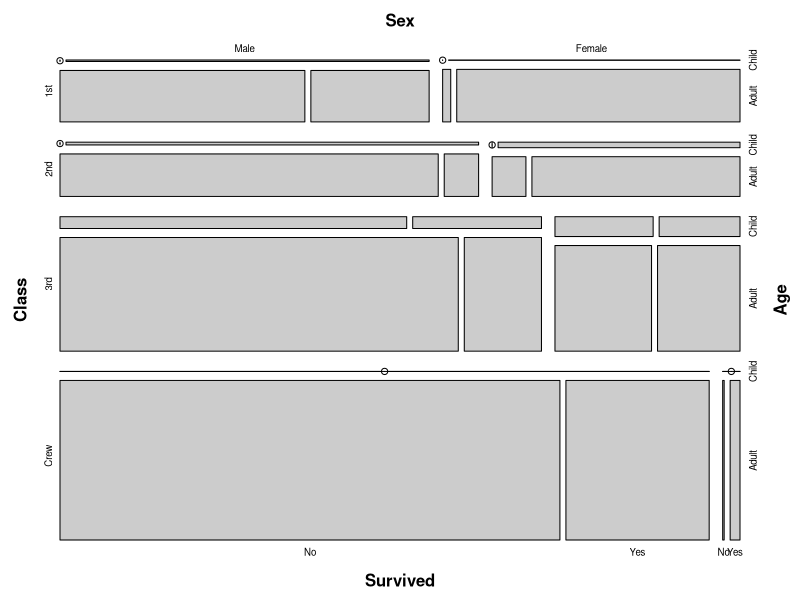

The R source for this figure:
## ---- chunk 1

## ---- chunk 2
knitr::opts_chunk$set(echo = FALSE)
## ---- chunk 3
X <- matrix(1:9, # a sequence of numbers to fill in
       nrow=3, # three rows (alt. ncol=3)
       byrow=T) # populate matrix by row
X
## ---- chunk 4
X
dim(X) # 3 rows and 3 columns
## ---- chunk 5
X[1,2] # Retrieve element from the 1st row, 2nd column
X[3,] # Retrieve the entire 3rd row
X[,2] # Retrieve the 2nd column
## ---- chunk 6
X[c(1,3),] # Retrieve rows 1 and 3
X[c(1,3),c(3,1)]
## ---- chunk 7
X <- matrix(sample(1:9,size = 9), nrow = 3)
ord <- order(X[,2])
X[ord,]
## ---- chunk 8
X
t(X)
## ---- chunk 9
X
diag(X) # get values on the diagonal
## ---- chunk 10
X # print X
upper.tri(X) # which elements form the upper triangle
X[upper.tri(X)] <- 0 # set them to 0
X # print the new matrix
## ---- chunk 11
A <- matrix(1:4, nrow = 2, byrow=T)
B <- matrix(5:8, nrow = 2, byrow=T)
A * B # Hadamard product
A %*% B # Matrix multiplication
# A %x% B # Kronecker product
# A %o% B # Outer product (tensor product)
## ---- chunk 12
outer(letters[1:4], LETTERS[1:4], paste, sep="-")
## ---- chunk 13
expand.grid(height = seq(120, 121),
            weight = c('1-50', '51+'),
            sex = c("Male","Female"))
## ---- chunk 14
X
apply(X, MARGIN=2, mean) # MARGIN=1 would do it for rows
## ---- chunk 15
X
my.mean <- mean(X)
apply(X, MARGIN=c(1,2),
      function(x, my.mean) (x - my.mean)^2, my.mean)
## ---- chunk 16
X
colMeans(X)
## ---- chunk 17
x <- c(1,1,1)
y <- c(2,2,2)
cbind(x,y)
rbind(x,y)
## ---- chunk 18
dim(Titanic)
## ---- chunk 19
library(vcd)
mosaic(Titanic, gp_labels=gpar(fontsize=7))
## ---- chunk 20
df <- data.frame(c(1:5),
                 LETTERS[1:5],
                 c(T,F,F,T,T))
df
## ---- chunk 21
df <- data.frame(numbers=c(1:5),
                 letters=c('a','b','c','d','e'),
                 logical=c(T,F,F,T,T))
df
## ---- chunk 22
df[1,]  # get the first row
df[,2]  # the second column
df[2:3, 'letters'] # get rows 2-3 from the 'letters' column
## ---- chunk 23
df$letters # get the column named 'letters'
df$letters[2:3] # get the second and third elements of the column named 'letters'
## ---- chunk 24
colnames(df) # get column names
colnames(df) <- c('num','let','logi') # assign column names
colnames(df)
rownames(df) # get row names
rownames(df) <- letters[1:5] # assign row names
rownames(df)
## ---- chunk 25
age <- data.frame(ID=c(1:4),
                  age=c(37,48,22,NA))
clinical <- data.frame(ID=c(1:4),
                       status=c("sick","healthy","healthy","sick"))
patients <- merge(age, clinical, by='ID')
patients
## ---- chunk 26
summary(patients)
## ---- chunk 27
is.na(patients) # check where the NAs are
na.omit(patients) # remove all rows containing NAs
patients[rowSums(is.na(patients)) > 0,] # select rows containing NAs
## ---- chunk 28
bedr <- data.frame(product = c("POANG", "MALM", "RENS"),
                      type = c("chair", "bed", "rug"),
                      price = c(1200, 2300, 899))
rest <- data.frame(dish = c("kottbullar", "daimtarta"),
                         price = c(89, 32))
park <- 162

ikea_uppsala <- list(bedroom = bedr, 
             restaurant = rest, 
             parking = park)
str(ikea_uppsala) # str (structure) of an object
## ---- chunk 29
ikea_uppsala[[2]]
class(ikea_uppsala[[2]])
## ---- chunk 30
ikea_uppsala[2]
class(ikea_uppsala[2])
## ---- chunk 31
ikea_uppsala$restaurant
ikea_uppsala$restaurant$price
## ---- chunk 32
ikea_lund <- list(parking = 125)
ikea_sweden <- list(ikea_lund = ikea_lund, 
                    ikea_uppsala = ikea_uppsala)
# use names to navigate inside the hierarchy
ikea_sweden$ikea_lund$parking
ikea_sweden$ikea_uppsala$parking
## ---- chunk 33
his <- hist(1:5, plot=F)
str(his)
object.size(hist) # How much memory the object consumes
## ---- chunk 34

